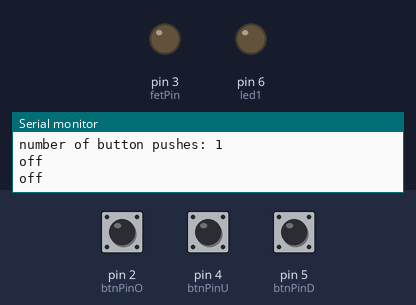
Bench run of a sketch on a simulated Arduino Uno, built with avr-gcc and run on an emulated ATmega328P. Shown: output pins drawn as LEDs (lit = HIGH), the last lines printed to the serial monitor. The test bench sets the inputs (shaded band); at power-on: pin 4 (btnPinU) HIGH, pin 2 (btnPinO) HIGH, pin 5 (btnPinD) HIGH.

Above: at 1.2 s.
1.3 s: pin 4 (btnPinU) pulled LOW for 0.15 s
2.9 s: pin 2 (btnPinO) pulled LOW for 0.15 s
At 4.3 s:
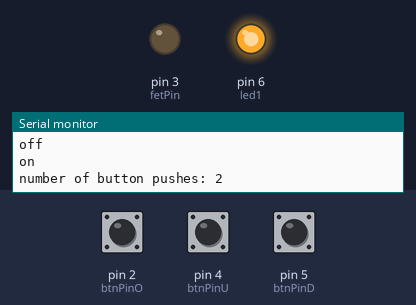
4.6 s: pin 4 (btnPinU) pulled LOW for 1 s
At 6.1 s:
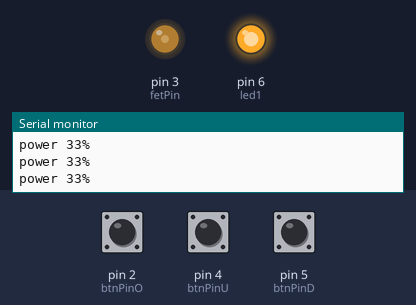
7.1 s: pin 4 (btnPinU) pulled LOW for 0.15 s
At 7.5 s:
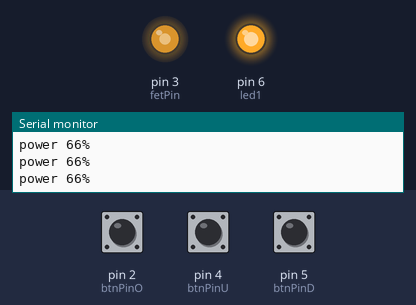
8.7 s: pin 4 (btnPinU) pulled LOW for 3.2 s
At 9.8 s:
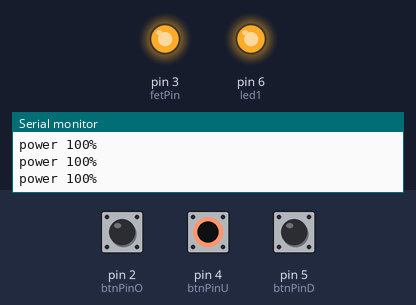
13.4 s: pin 5 (btnPinD) pulled LOW for 0.15 s
At 14.9 s:
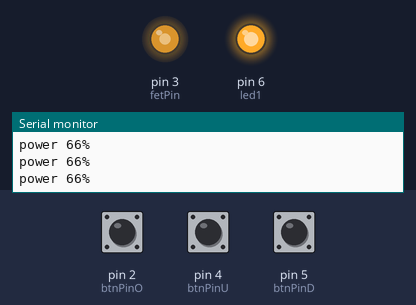
Timing chart, 0 to 16.4 s (numbered marks = the images above; inputs shaded):
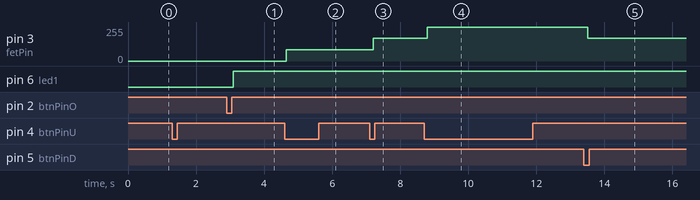

The sketch:

heating_pad_test.ino
```cpp
// (licence header left out)
int btnPinO = 2;  //on off switch
int btnPinU = 4; //raise temp
int btnPinD = 5; // lower temp

int buttonPushCounterO = 0; // counter for the number of btn presses
int buttonStateO = 0; // current state of the button
int lastButtonStateO = 0; //previous state of the button

int buttonPushCounterU = 0; // counter for the number of btn presses
int buttonStateU = 0; // current state of the button
int lastButtonStateU = 0; //previous state of the button

int buttonPushCounterD = 0; // counter for the number of btn presses
int buttonStateD = 0; // current state of the buttonm k
int lastButtonStateD = 0; //previous state of the button

int fetPin = 3;
int led1 = 6;
int mode = 0;

void setup() {
  // initialize the digital pin as an output.
  pinMode(btnPinU, INPUT_PULLUP);
  pinMode(btnPinD, INPUT_PULLUP);
  pinMode(btnPinO, INPUT_PULLUP);
  pinMode(fetPin, OUTPUT);
  pinMode(led1, OUTPUT);


  Serial.begin(9600);
}

// the loop routine runs over and over again forever:
void loop() {

  buttonStateO = digitalRead(btnPinO);
  buttonStateU = digitalRead(btnPinU);
  buttonStateD = digitalRead(btnPinD);

  if (buttonStateO != lastButtonStateO) {
    // if the state has changed, increment the counter
    if (buttonStateO == HIGH) {
      // if the current state is HIGH then the button went from off to on:
      buttonPushCounterO++;
      Serial.println("on");
      Serial.print("number of button pushes: ");
      Serial.println(buttonPushCounterO);
    } else {
      // if the current state is LOW then the button went from on to off:
      Serial.println("off");
    }
    //Delay a little bit to avoid bouncing
    delay(50);
  }

  //save the current state as the last state, for next time through the loop
  lastButtonStateO = buttonStateO;

  if (buttonPushCounterO % 2 == 0) {
    digitalWrite(led1, HIGH);
  } else {
    digitalWrite(led1, LOW);
    mode = 0;
  }


  if (buttonStateU != lastButtonStateU) {
    // if the state has changed, increment the counter
    if (buttonStateU == LOW) {
      // if the current state is HIGH then the button went from off to on:
      buttonPushCounterU++;
      Serial.println("on");
      Serial.print("number of UP button pushes: ");
      Serial.println(buttonPushCounterU);
      mode += 1;
      Serial.print("mode = ");
      Serial.println(mode);
    } else {
      // if the current state is LOW then the button went from on to off:
      Serial.println("off");
    }
    //Delay a little bit to avoid bouncing
    delay(50);
  }

  //save the current state as the last state, for next time through the loop
  lastButtonStateU = buttonStateU;

  if (buttonStateD != lastButtonStateD) {
    // if the state has changed, increment the counter
    if (buttonStateD == LOW) {
      // if the current state is HIGH then the button went from off to on:
      buttonPushCounterD++;
      Serial.println("on");
      Serial.print("number of DOWN button pushes: ");
      Serial.println(buttonPushCounterD);
      mode -= 1;
      Serial.print("mode = ");
      Serial.println(mode);
    } else {
      // if the current state is LOW then the button went from on to off:
      Serial.println("off");
    }
    //Delay a little bit to avoid bouncing
    delay(50);
  }

  //save the current state as the last state, for next time through the loop
  lastButtonStateD = buttonStateD;

  mode = constrain(mode, 0, 3);


//
//  //Increment mode on depress, unless mode = 3, then reset to 0
//  if (buttonPushCounterU > 0) {
//    //    mode = mode == 3 ? 0 : mode + 1;
//    //  Serial.println("changing mode up");
//  }  else {
//    buttonPushCounterU == 0;
//    // Serial.println("reset up button");
//
//  }


  if (buttonStateD && digitalRead(btnPinD) == LOW)
    mode = mode == 3 ? 0 : mode + - 1;

  //Serial.print("mode = ");
  //Serial.println(mode);

  switch (mode)
  {
    case 0:
      //      analogWrite(fetPin, 0); //off
      //  Serial.println("not up or down");
      //
      analogWrite(fetPin, 0); //33% duty cycle
      buttonPushCounterU = 0;
      buttonPushCounterD = 0;
      break;
    case 1:
      analogWrite(fetPin, 85); //33% duty cycle
      Serial.println("power 33%");
      //
      break;
    case 2:
      analogWrite(fetPin, 170); //66% duty cycle
      Serial.println("power 66%");
      //
      break;
    case 3:
      analogWrite(fetPin, 255); //100% duty cycle
      Serial.println("power 100%");
      //
      break;
  }
}
```

Measured:
- after the input at 2.9 s, pin 6 (led1): LOW → HIGH after 0.20 s
- after the input at 4.6 s, pin 3 (fetPin): 0/255 → 85/255 after 0.05 s
- after the input at 7.1 s, pin 3 (fetPin): 85/255 → 170/255 after 0.10 s
- after the input at 8.7 s, pin 3 (fetPin): 170/255 → 255/255 after 0.10 s
- after the input at 13.4 s, pin 3 (fetPin): 255/255 → 170/255 after 0.11 s
